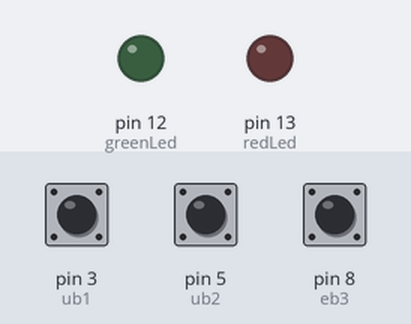
Recording of a sketch running on a simulated Arduino Uno, built with avr-gcc and run on an emulated ATmega328P. Shown: output pins drawn as LEDs (lit = HIGH). Dashed ring = blinking. The test bench sets the inputs (shaded band); at power-on: pin 3 (ub1) HIGH, pin 5 (ub2) HIGH, pin 8 (eb3) HIGH.

Above: at 4.2 s.
4.3 s: pin 3 (ub1) pulled LOW for 3.2 s
At 7.8 s:
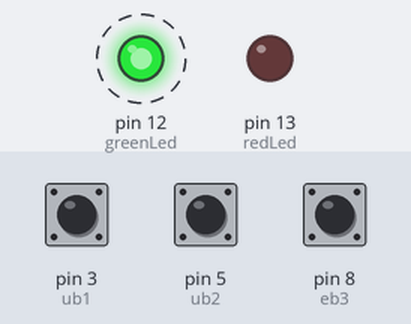
9.0 s: pin 5 (ub2) pulled LOW for 0.75 s
At 9.6 s:
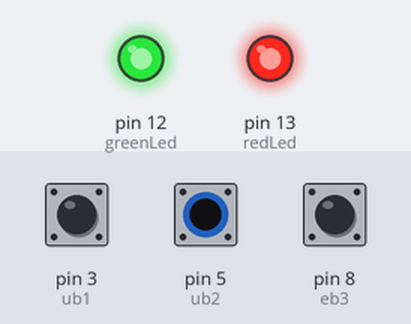
11.2 s: pin 5 (ub2) pulled LOW for 3.2 s
At 15.6 s:
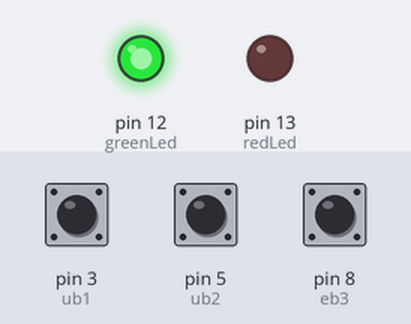
15.9 s: pin 8 (eb3) pulled LOW for 0.75 s
At 17.2 s:
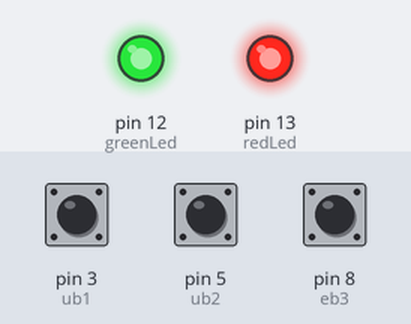
19.9 s: pin 5 (ub2) pulled LOW for 3.2 s
Timing chart, 0 to 24.6 s (numbered marks = the images above; inputs shaded):
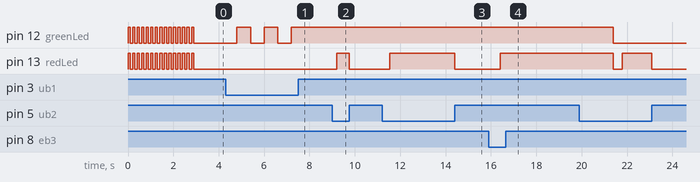

The sketch:

HW3-Leds.ino
```cpp
/*
3 buttons
Both leds should blink (5hz) for 3 seconds right after reboot/reset
Button UB1 is a toggle switch: if pressed once green LED should turn off, if pressed again it will be turned off
Button UB2 is a press switch: if pressed and hold red led will be turned on otherwise it will be turned off
button eb3 is a delay switch: if pressed both leds will be turned on for 5 sec then turned off
*/

#define greenLed  12
#define redLed 13
#define eb3 8
#define ub1 3
#define ub2 5

#define eb3ButtonRead digitalRead(8)
#define ub1ButtonRead digitalRead(3)
#define ub2ButtonRead digitalRead(5)

#define greenLedOn digitalWrite(12, HIGH)
#define greenLedOff digitalWrite(12, LOW)

#define redLedOn digitalWrite(13, HIGH)
#define redLedOff digitalWrite(13, LOW)

bool ub1On = false;

void blink(){
    for(int i=0; i<15; i++){
    greenLedOn;
    redLedOn;
    delay(100);
    greenLedOff;
    redLedOff;
    delay(100);
  }

}

void setup() {
  // put your setup code here, to run once:
  pinMode(greenLed, OUTPUT);
  pinMode(redLed, OUTPUT);
  pinMode(eb3, INPUT_PULLUP);
  pinMode(ub1, INPUT_PULLUP);
  pinMode(ub2, INPUT_PULLUP);

  //when turned on blink at 5hz for 3 seconds
  blink();
}

void loop() {
  //turn on green led when press ub1, turn off again after pressing again
  //when ub1 is pressed

  toggleGreenLed();
  delay(200);
  toggleRedLed();
  delay(200);
  toggleBothFiveSec();
  delay(200);


}

void toggleGreenLed(){
  //if the light is off turn it on
  if(!ub1ButtonRead){
    if(!ub1On){
      greenLedOn;
      ub1On = true;
    }
    //if it is on turn it off
    else{
      greenLedOff;
      ub1On = false;
    }
  }
}

void toggleRedLed(){
    //press and hold ub2 to turn on red led
    //turn on red led while it is pressed
  while(!ub2ButtonRead){
     redLedOn;
  }
  //turn off led when released
  redLedOff;
}

void toggleBothFiveSec(){
  //if eb3 pressed turn both lights on for 5 seconds then turn off
  if(!eb3ButtonRead){
    greenLedOn;
    redLedOn;
    delay(5000);
    greenLedOff;
    redLedOff;
  }
}
```

Measured:
- after the input at 4.3 s, pin 12 (greenLed): alternates HIGH for 0.60 s and LOW for 0.60 s, 5 changes in all, then stays HIGH, starting after 0.50 s
- after the input at 9.0 s, pin 13 (redLed): LOW → HIGH after 0.20 s, → LOW 0.55 s later
- after the input at 11.2 s, pin 13 (redLed): LOW → HIGH after 0.35 s, → LOW 2.8 s later
- after the input at 15.9 s, pin 13 (redLed): LOW → HIGH after 0.50 s
